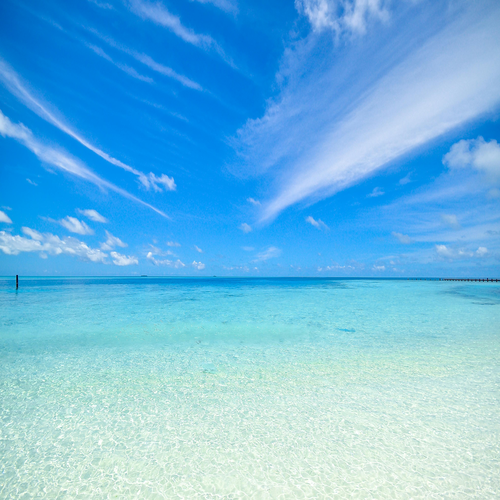
#> input picture test1.png, 500 x 500 px
$ python -i Feature_Extraction.py   (imports and definitions only)
#> lines starting #> are read from the running program, lines starting #| are printed output that depends on the picture
#> further down, picture is the input picture: shape (500, 500, 3); mean B, G, R 226.4, 184.8, 110.8
import os
from matplotlib import pyplot as plt
import mysql.connector
import numpy as np
from skimage import feature
import cv2
from PIL import Image
def convert_to_rgb(image):
    """Chuyển đổi ảnh về dạng RGB nếu nó không phải là RGB."""
    if len(image.shape) == 2:
        rgb_image = cv2.cvtColor(image, cv2.COLOR_GRAY2RGB)
    elif len(image.shape) == 3:
        if image.shape[2] == 4:
            rgb_image = cv2.cvtColor(image, cv2.COLOR_BGRA2RGB)
        elif image.shape[2] == 3:
            rgb_image = image
        else:
            raise ValueError("Không xác định định dạng ảnh đầu vào.")
    else:
        raise ValueError("Không xác định định dạng ảnh đầu vào.")

    return rgb_image


def my_calcHist(image, channels, histSize, ranges):
    hsv_image = cv2.cvtColor(image, cv2.COLOR_BGR2HSV)
#> hsv_image: shape (500, 500, 3); mean H, S, V 94.4, 132.8, 229.5
    hist = cv2.calcHist([hsv_image], channels, None, histSize, ranges)
    hist /= (hsv_image.shape[0] * hsv_image.shape[1])
    hist = hist / hist.max()
    return hist

def convert_image_rgb_to_gray(img_rgb):
    img_gray = cv2.cvtColor(img_rgb, cv2.COLOR_RGB2GRAY)
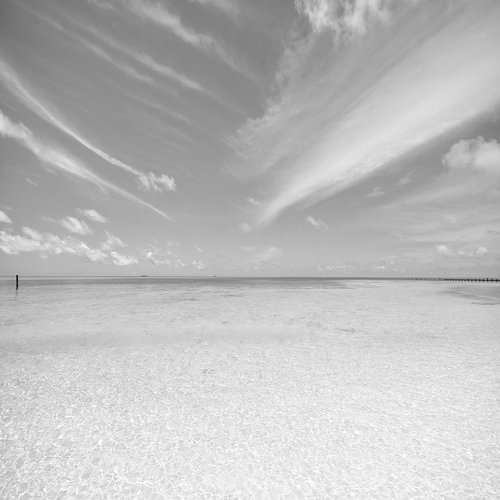
#> img_gray: shape (500, 500); min 16, max 255, mean 188.8
    clahe = cv2.createCLAHE(clipLimit=2.0, tileGridSize=(8, 8))
    img_clahe = clahe.apply(img_gray)
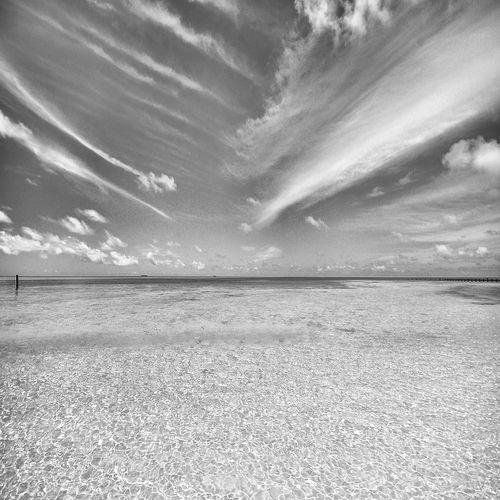
#> img_clahe: shape (500, 500); min 10, max 255, mean 167.1
    return img_clahe

def hog_feature(gray_img):
    (hog_feats, hogImage) = feature.hog(
        gray_img,
        orientations=9,
        pixels_per_cell=(8, 8),
        cells_per_block=(2, 2),
        transform_sqrt=True,
        block_norm="L2",
        visualize=True,
    )
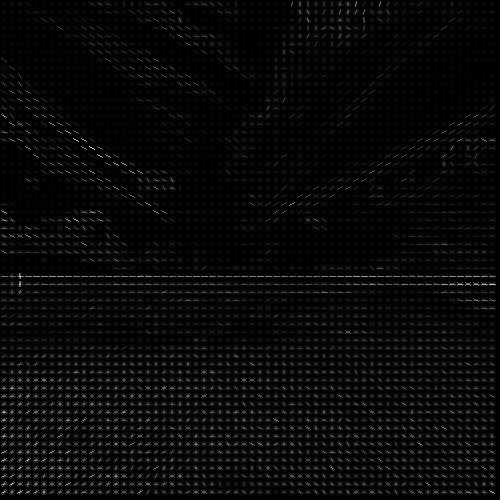
#> hogImage: shape (500, 500) float64; min 0, max 2.13, mean 0.0683; drawn with min black and max white

    # hog_feats /= np.linalg.norm(hog_feats)
    # hog_feats = hog_feats / hog_feats.max()


    return hog_feats, hogImage

def edge_feature(image):

    edges = cv2.Canny(image, 100, 200,
                 apertureSize = 5,
                 L2gradient = True)
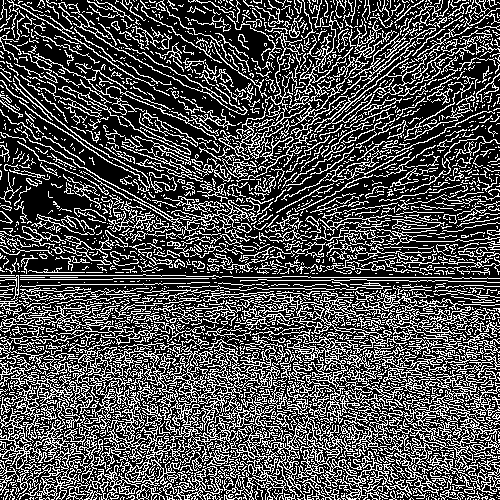
#> edges: shape (500, 500); 30.7% white in thin lines or dots
    return edges.flatten()/255

def layout_feature(image):
    image = image /255
    grid_size = 10
    height, width = image.shape
#> height = 500; width = 500
    cell_height, cell_width = height // grid_size, width // grid_size
#> cell_height = 50; cell_width = 50
    layout_features = []
    for i in range(grid_size):
        for j in range(grid_size):
            cell = image[i*cell_height:(i+1)*cell_height, j*cell_width:(j+1)*cell_width]
            cell_feature = np.mean(cell)
            layout_features.append(cell_feature)
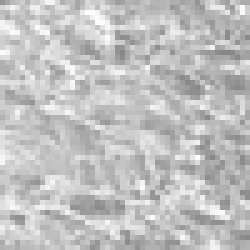
#> cell: shape (50, 50) float64 (shown 5 times larger); min 0.522, max 1, mean 0.755
#> after the loop, layout_features = 100 values, max 0.819 at index 97, min 0.423 at index 5, mean 0.655
    return np.array(layout_features)

def feature_extraction(img):
    channels = [0, 1, 2]
    histSize = [32, 32, 24]
    ranges = [0, 180, 0, 256, 0, 256]
    hist = my_calcHist(img, channels, histSize, ranges)
    embedding = np.array(hist.flatten()) / (256*256)
    gray_image = convert_image_rgb_to_gray(img)
    embedding_hog, hog_img = list(hog_feature(gray_image))

    # Edge detection
    edge_feat = edge_feature(gray_image)

    # Layout analysis
    layout_feat = layout_feature(gray_image)
#> layout_feat has the same summary as layout_features in layout_feature

    return embedding, embedding_hog, hog_img, edge_feat, layout_feat

>>> import cv2
>>> picture = cv2.imread('test1.png')
>>> result = feature_extraction(picture)
#> result = 5 items

$ run again, on test2.png
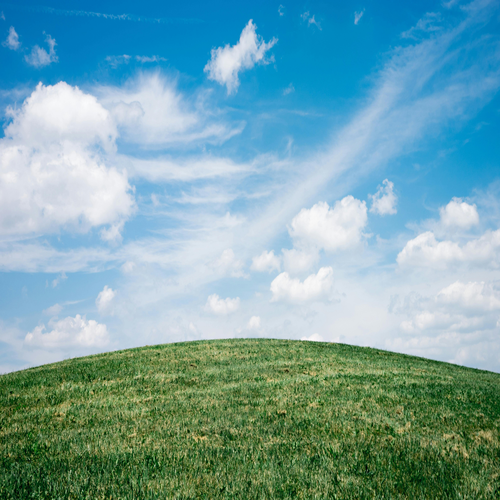
#> input picture test2.png, 500 x 500 px
#> picture is the input picture: shape (500, 500, 3); mean B, G, R 169.6, 164.1, 118.3
#> hsv_image: shape (500, 500, 3); mean H, S, V 86.6, 112.1, 185.6
#> in edge_feature, `edges = cv2.Canny(image, 100, 200, apertureSize = 5, L2gradient = True)`:
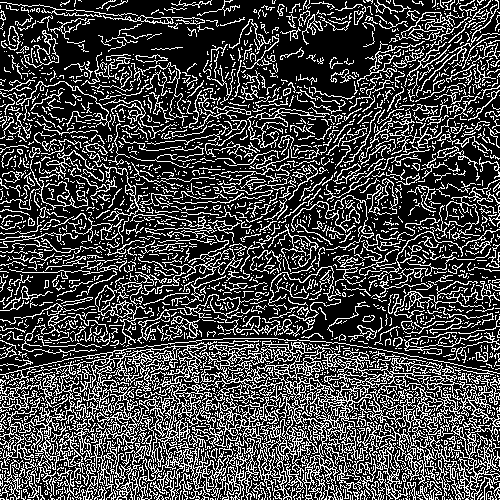
#> edges: shape (500, 500); 27% white in thin lines or dots
#> after the loop in layout_feature, `for i in range(grid_size):`:
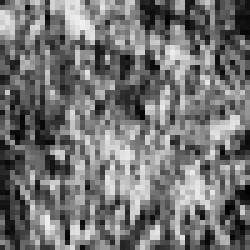
#> cell: shape (50, 50) float64 (shown 5 times larger); min 0.00392, max 0.941, mean 0.452
#> after the loop in layout_feature, `for i in range(grid_size):`: layout_features = 100 values, max 0.852 at index 46, min 0.326 at index 98, mean 0.597
#> layout_feat has the same summary as layout_features in layout_feature
#> result = 5 items
